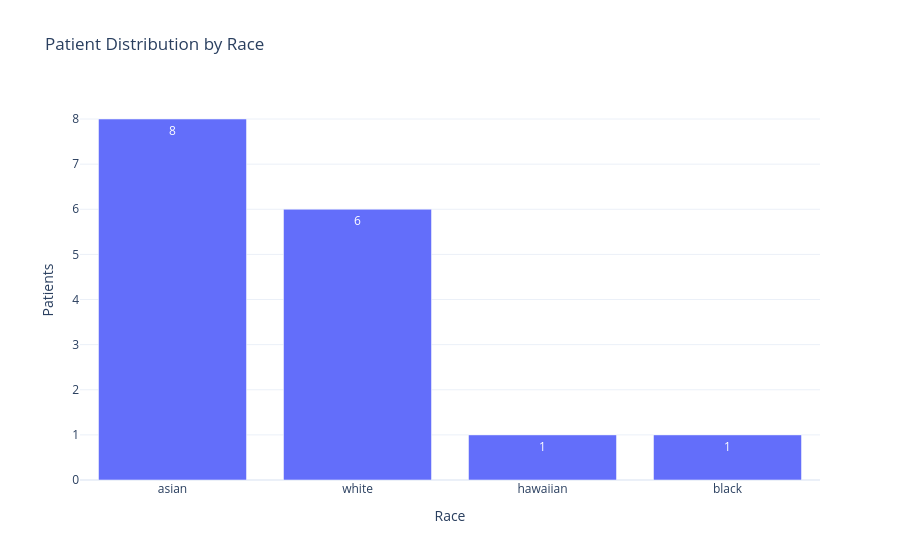

Notebook code cell kept with this figure:
### Markdown cell above
## Race distribution

### Code cell
race_distribution = (
    patients["RACE"]
    .fillna("Unknown")
    .value_counts()
    .rename_axis("Race")
    .reset_index(name="Patients")
)

fig = px.bar(
    race_distribution,
    x="Race",
    y="Patients",
    title="Patient Distribution by Race",
    text_auto=True
)

fig.update_layout(
    xaxis_title="Race",
    yaxis_title="Patients",
    template="plotly_white"
)

fig.show()

### Figure 1 — Plotly figure (JSON) as saved in the notebook; plotly's stock layout.template omitted (floating-point values rounded to 4 significant figures)
{"data": [{"hovertemplate": "Race=%{x}<br>Patients=%{y}<extra></extra>", "legendgroup": "", "marker": {"color": "#636efa", "pattern": {"shape": ""}}, "name": "", "orientation": "v", "showlegend": false, "textposition": "auto", "texttemplate": "%{y}", "type": "bar", "x": ["asian", "white", "hawaiian", "black"], "xaxis": "x", "y": [8, 6, 1, 1], "yaxis": "y"}], "layout": {"barmode": "relative", "legend": {"tracegroupgap": 0}, "title": {"text": "Patient Distribution by Race"}, "xaxis": {"anchor": "y", "domain": [0, 1], "title": {"text": "Race"}}, "yaxis": {"anchor": "x", "domain": [0, 1], "title": {"text": "Patients"}}}}
